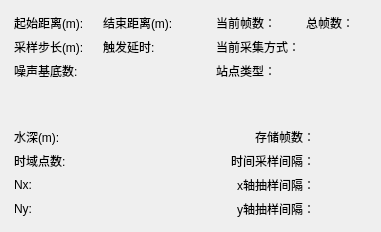
       <widget class="openglwidget" name="widget" native="true">
        <property name="mouseTracking">
         <bool>true</bool>
        </property>
        <property name="styleSheet">
         <string notr="true"/>
        </property>
        <layout class="QGridLayout" name="gridLayout_6" rowstretch="1,11,1" columnstretch="1,11,1">
         <property name="leftMargin">
          <number>5</number>
         </property>
         <property name="topMargin">
          <number>5</number>
         </property>
         <property name="rightMargin">
          <number>5</number>
         </property>
         <property name="bottomMargin">
          <number>5</number>
         </property>
         <item row="0" column="2">
          <widget class="QFrame" name="frame_rt">
           <property name="mouseTracking">
            <bool>true</bool>
           </property>
           <layout class="QGridLayout" name="gl2GRT">
            <property name="leftMargin">
             <number>9</number>
            </property>
            <item row="0" column="0">
             <widget class="QLabel" name="label_5">
              <property name="styleSheet">
               <string notr="true"/>
              </property>
              <property name="text">
               <string>当前帧数：</string>
              </property>
             </widget>
            </item>
            <item row="0" column="1">
             <widget class="QLabel" name="current_frame_value">
              <property name="styleSheet">
               <string notr="true"/>
              </property>
              <property name="text">
               <string/>
              </property>
             </widget>
            </item>
            <item row="0" column="2">
             <widget class="QLabel" name="label_25">
              <property name="styleSheet">
               <string notr="true"/>
              </property>
              <property name="text">
               <string>总帧数：</string>
              </property>
             </widget>
            </item>
            <item row="0" column="3">
             <widget class="QLabel" name="total_frame_value">
              <property name="styleSheet">
               <string notr="true"/>
              </property>
              <property name="text">
               <string/>
              </property>
             </widget>
            </item>
            <item row="1" column="0" colspan="2">
             <widget class="QLabel" name="label_26">
              <property name="styleSheet">
               <string notr="true"/>
              </property>
              <property name="text">
               <string>当前采集方式：</string>
              </property>
             </widget>
            </item>
            <item row="1" column="2">
             <widget class="QLabel" name="acquisition_mode_v">
              <property name="styleSheet">
               <string notr="true"/>
              </property>
              <property name="text">
               <string/>
              </property>
             </widget>
            </item>
            <item row="2" column="0">
             <widget class="QLabel" name="label_28">
              <property name="styleSheet">
               <string notr="true"/>
              </property>
              <property name="text">
               <string>站点类型：</string>
              </property>
             </widget>
            </item>
            <item row="2" column="1" colspan="2">
             <widget class="QLabel" name="site_type_v">
              <property name="styleSheet">
               <string notr="true"/>
              </property>
              <property name="text">
               <string/>
              </property>
             </widget>
            </item>
           </layout>
          </widget>
         </item>
         <item row="2" column="2">
          <widget class="QFrame" name="frame_rb">
           <property name="mouseTracking">
            <bool>true</bool>
           </property>
           <property name="autoFillBackground">
            <bool>false</bool>
           </property>
           <layout class="QGridLayout" name="gl2GRB">
            <item row="1" column="2">
             <widget class="QLabel" name="dertat_v">
              <property name="styleSheet">
               <string notr="true"/>
              </property>
              <property name="text">
               <string/>
              </property>
              <property name="alignment">
               <set>Qt::AlignRight|Qt::AlignTrailing|Qt::AlignVCenter</set>
              </property>
             </widget>
            </item>
            <item row="0" column="0" colspan="2">
             <widget class="QLabel" name="label_7">
              <property name="styleSheet">
               <string notr="true"/>
              </property>
              <property name="text">
               <string>存储帧数：</string>
              </property>
              <property name="alignment">
               <set>Qt::AlignRight|Qt::AlignTrailing|Qt::AlignVCenter</set>
              </property>
             </widget>
            </item>
            <item row="0" column="2">
             <widget class="QLabel" name="save_frame_v">
              <property name="styleSheet">
               <string notr="true"/>
              </property>
              <property name="text">
               <string/>
              </property>
              <property name="alignment">
               <set>Qt::AlignRight|Qt::AlignTrailing|Qt::AlignVCenter</set>
              </property>
             </widget>
            </item>
            <item row="1" column="0" colspan="2">
             <widget class="QLabel" name="label_29">
              <property name="styleSheet">
               <string notr="true"/>
              </property>
              <property name="text">
               <string>时间采样间隔：</string>
              </property>
              <property name="alignment">
               <set>Qt::AlignRight|Qt::AlignTrailing|Qt::AlignVCenter</set>
              </property>
             </widget>
            </item>
            <item row="2" column="2">
             <widget class="QLabel" name="dertax_v">
              <property name="styleSheet">
               <string notr="true"/>
              </property>
              <property name="text">
               <string/>
              </property>
              <property name="alignment">
               <set>Qt::AlignRight|Qt::AlignTrailing|Qt::AlignVCenter</set>
              </property>
             </widget>
            </item>
            <item row="2" column="0" colspan="2">
             <widget class="QLabel" name="label_30">
              <property name="styleSheet">
               <string notr="true"/>
              </property>
              <property name="text">
               <string>x轴抽样间隔：</string>
              </property>
              <property name="alignment">
               <set>Qt::AlignRight|Qt::AlignTrailing|Qt::AlignVCenter</set>
              </property>
             </widget>
            </item>
            <item row="4" column="2">
             <widget class="QLabel" name="dertay_v">
              <property name="styleSheet">
               <string notr="true"/>
              </property>
              <property name="text">
               <string/>
              </property>
              <property name="alignment">
               <set>Qt::AlignRight|Qt::AlignTrailing|Qt::AlignVCenter</set>
              </property>
             </widget>
            </item>
            <item row="4" column="0" colspan="2">
             <widget class="QLabel" name="label_31">
              <property name="styleSheet">
               <string notr="true"/>
              </property>
              <property name="text">
               <string>y轴抽样间隔：</string>
              </property>
              <property name="alignment">
               <set>Qt::AlignRight|Qt::AlignTrailing|Qt::AlignVCenter</set>
              </property>
             </widget>
            </item>
           </layout>
          </widget>
         </item>
         <item row="2" column="1">
          <widget class="QWidget" name="widget_3" native="true">
           <property name="mouseTracking">
            <bool>true</bool>
           </property>
          </widget>
         </item>
         <item row="0" column="1">
          <widget class="QWidget" name="widget_2" native="true">
           <property name="mouseTracking">
            <bool>true</bool>
           </property>
          </widget>
         </item>
         <item row="1" column="1" colspan="2">
          <widget class="QWidget" name="widget1" native="true">
           <property name="mouseTracking">
            <bool>true</bool>
           </property>
           <layout class="QGridLayout" name="gridLayout_5">
            <property name="sizeConstraint">
             <enum>QLayout::SetDefaultConstraint</enum>
            </property>
            <property name="leftMargin">
             <number>9</number>
            </property>
            <property name="spacing">
             <number>0</number>
            </property>
           </layout>
          </widget>
         </item>
         <item row="0" column="0">
          <widget class="QFrame" name="frame_lt">
           <property name="mouseTracking">
            <bool>true</bool>
           </property>
           <property name="autoFillBackground">
            <bool>false</bool>
           </property>
           <layout class="QGridLayout" name="gl2GLT">
            <item row="0" column="0">
             <widget class="QLabel" name="label">
              <property name="styleSheet">
               <string notr="true"/>
              </property>
              <property name="text">
               <string>起始距离(m):</string>
              </property>
             </widget>
            </item>
            <item row="0" column="4">
             <widget class="QLabel" name="maxidistance_v">
              <property name="styleSheet">
               <string notr="true"/>
              </property>
              <property name="text">
               <string/>
              </property>
             </widget>
            </item>
            <item row="1" column="0">
             <widget class="QLabel" name="label_8">
              <property name="styleSheet">
               <string notr="true"/>
              </property>
              <property name="text">
               <string>采样步长(m):</string>
              </property>
             </widget>
            </item>
            <item row="1" column="1">
             <widget class="QLabel" name="sampling_step_size_value">
              <property name="styleSheet">
               <string notr="true"/>
              </property>
              <property name="text">
               <string/>
              </property>
             </widget>
            </item>
            <item row="1" column="2">
             <widget class="QLabel" name="label_16">
              <property name="styleSheet">
               <string notr="true"/>
              </property>
              <property name="text">
               <string>触发延时:</string>
              </property>
             </widget>
            </item>
            <item row="2" column="0">
             <widget class="QLabel" name="label_15">
              <property name="styleSheet">
               <string notr="true"/>
              </property>
              <property name="frameShape">
               <enum>QFrame::NoFrame</enum>
              </property>
              <property name="text">
               <string>噪声基底数:</string>
              </property>
             </widget>
            </item>
            <item row="0" column="1">
             <widget class="QLabel" name="minidistance_v">
              <property name="styleSheet">
               <string notr="true"/>
              </property>
              <property name="text">
               <string/>
              </property>
             </widget>
            </item>
            <item row="2" column="1" colspan="2">
             <widget class="QLabel" name="base_noise_v">
              <property name="styleSheet">
               <string notr="true"/>
              </property>
              <property name="text">
               <string/>
              </property>
             </widget>
            </item>
            <item row="0" column="2" colspan="2">
             <widget class="QLabel" name="label_2">
              <property name="styleSheet">
               <string notr="true"/>
              </property>
              <property name="text">
               <string>结束距离(m):</string>
              </property>
             </widget>
            </item>
            <item row="1" column="3">
             <widget class="QLabel" name="trigger_delay_v">
              <property name="styleSheet">
               <string notr="true"/>
              </property>
              <property name="text">
               <string/>
              </property>
             </widget>
            </item>
           </layout>
          </widget>
         </item>
         <item row="2" column="0">
          <widget class="QFrame" name="frame_lb">
           <property name="mouseTracking">
            <bool>true</bool>
           </property>
           <layout class="QGridLayout" name="gl2GLB">
            <item row="2" column="0">
             <widget class="QLabel" name="label_21">
              <property name="styleSheet">
               <string notr="true"/>
              </property>
              <property name="text">
               <string>Nx:</string>
              </property>
             </widget>
            </item>
            <item row="3" column="0">
             <widget class="QLabel" name="label_22">
              <property name="styleSheet">
               <string notr="true"/>
              </property>
              <property name="text">
               <string>Ny:</string>
              </property>
             </widget>
            </item>
            <item row="3" column="1">
             <widget class="QLabel" name="airy_points_v">
              <property name="styleSheet">
               <string notr="true"/>
              </property>
              <property name="text">
               <string/>
              </property>
             </widget>
            </item>
            <item row="1" column="0">
             <widget class="QLabel" name="label_18">
              <property name="styleSheet">
               <string notr="true"/>
              </property>
              <property name="text">
               <string>时域点数:</string>
              </property>
             </widget>
            </item>
            <item row="0" column="0">
             <widget class="QLabel" name="label_6">
              <property name="styleSheet">
               <string notr="true"/>
              </property>
              <property name="text">
               <string>水深(m):</string>
              </property>
             </widget>
            </item>
            <item row="2" column="1" colspan="3">
             <widget class="QLabel" name="airx_points_v">
              <property name="styleSheet">
               <string notr="true"/>
              </property>
              <property name="text">
               <string/>
              </property>
             </widget>
            </item>
            <item row="1" column="1" colspan="3">
             <widget class="QLabel" name="tdomain_points_v">
              <property name="styleSheet">
               <string notr="true"/>
              </property>
              <property name="text">
               <string/>
              </property>
             </widget>
            </item>
            <item row="0" column="1" colspan="3">
             <widget class="QLabel" name="water_deep_v">
              <property name="styleSheet">
               <string notr="true"/>
              </property>
              <property name="text">
               <string/>
              </property>
             </widget>
            </item>
           </layout>
          </widget>
         </item>
        </layout>
       </widget>
